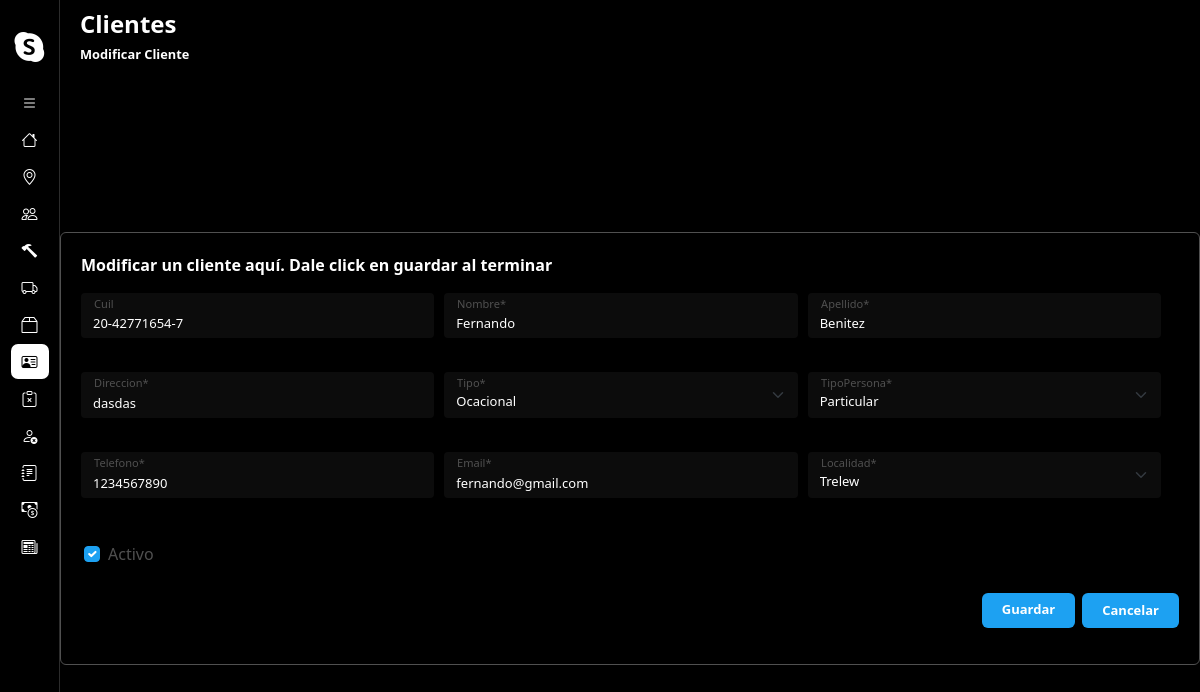
The page /modificarCliente/5 on the database its author committed.
### core/models.py (models this page shows, shortened)
class Cliente(models.Model):
    TIPO = {
        (1, 'Ocacional'),
        (2, 'Habitual'),
    }
    TIPOPERSONA = {
        (1, 'Particular'),
        (2, 'Juridico')
    }
    nombre = models.CharField(max_length=50)
    apellido = models.CharField(max_length=50)
    direccion = models.CharField(max_length=50)
    tipo = models.PositiveIntegerField(choices=TIPO, default=1)
    tipoPersona = models.PositiveIntegerField(choices=TIPOPERSONA)
    cuil = models.CharField(unique=True,max_length=13)
    telefono =models.CharField(max_length=10)
    email = models.EmailField(max_length=254)
    localidad = models.ForeignKey(Localidad, on_delete=models.DO_NOTHING)
    activo = models.BooleanField(default=True)
    objects = ClienteManager()
    habilitados = ClienteManager(True)
    deshabilitados = ClienteManager(False)

class Localidad(models.Model):
    cp = models.CharField(unique=True, max_length=10)
    nombre = models.CharField(max_length=100)
    def __str__(self):
        return self.nombre

### core/views.py (the view, shortened to what this page needs)
# urls.py: path('modificarCliente/<int:pk>', updateCliente.as_view(), name = 'modificarCliente'),
class updateCliente(UpdateView):
    model = Cliente
    form_class = ClienteForm
    template_name = 'cliente/modificarCliente.html'
    success_url = reverse_lazy('gestionClientes')
    def get_form_kwargs(self):
        kwargs = super(updateCliente, self).get_form_kwargs()
        kwargs['is_modificar'] = True
        return kwargs

### core/models.py (called while the page is built)
    def get_queryset(self):
        qs = super().get_queryset()
        return qs.filter(activo=self.activo) if self.activo is not None else qs

### core/templates/cliente/modificarCliente.html
{% extends 'layouts/baseForm.html' %}
{% load static %}
{% load crispy_forms_tags %}
{% block extracss %}{{block.super}}
    <link href="{% static 'css/cliente.css' %}" rel="stylesheet" />
{% endblock %}
{% block title %}
    <h1 class="titulo">Clientes</h1>
    <div class="container-info">
        <h2 class="operacion">Modificar Cliente</h2>
    </div>
{% endblock %}
{% block formulario %}
    <div class="container container-form">
        {% crispy form %}
    </div>
{% endblock %}

### static/css/base.css (style rules this page uses)
* { margin: 0; padding: 0; box-sizing: border-box; }
body { background-color: #000; }

### static/css/baseForm.css (style rules this page uses)
.seccion-cabecera> h1 { font-size: 1.5rem; font-weight: 700; }
.container-info > h2 { font-size: 0.8rem; font-weight: 700; }
.container-info { display: flex; gap: 10px; justify-content: center; align-items: center; }
.container-form { color: #505050; border: 1px solid #505050; padding: 20px; border-radius: 6px; transition: box-shadow 0.1s ease-out; }
.container-form > form { background-color: #000; max-height: 36rem; }
.form-control, .form-select { width: 100%; background-color: #0c0c0c; color: #FFF; font-size: 13px; border: none; border-radius: 4px !important; }
.operaciones { width: 100%; height: 35px; display: flex; justify-content: end; gap: 8px; background-color: #000; }
.btn-Guardar, .btn-Cancelar, .btn-Volver { background-color: #1DA1F2; color: #FFF; border-radius: 6px !important; padding-inline: 20px; font-weight: 700; border: none !important; font-size: 13px; }
.btn-Cancelar { text-decoration: none; padding-top: 0.5rem; }
.form-floating > label { font-size: 13px !important; }
.info-formulario { font-weight: 600; color: #fff; }

### static/css/cliente.css (style rules this page uses)
.container-inputs-form { height: 300px; width: 1080px; display: grid; grid-template-columns: repeat(3,1fr); gap: 10px; }
#div_id_activo { padding: 10px 0 0 27px; }

### rows shown on the page
Cliente: cuil "20-42771654-7", nombre "Fernando", apellido "Benitez", direccion "dasdas", tipo "Ocacional", tipoPersona "Particular", telefono "1234567890", email "fernando@gmail.com", localidad "Trelew", activo "☑"
